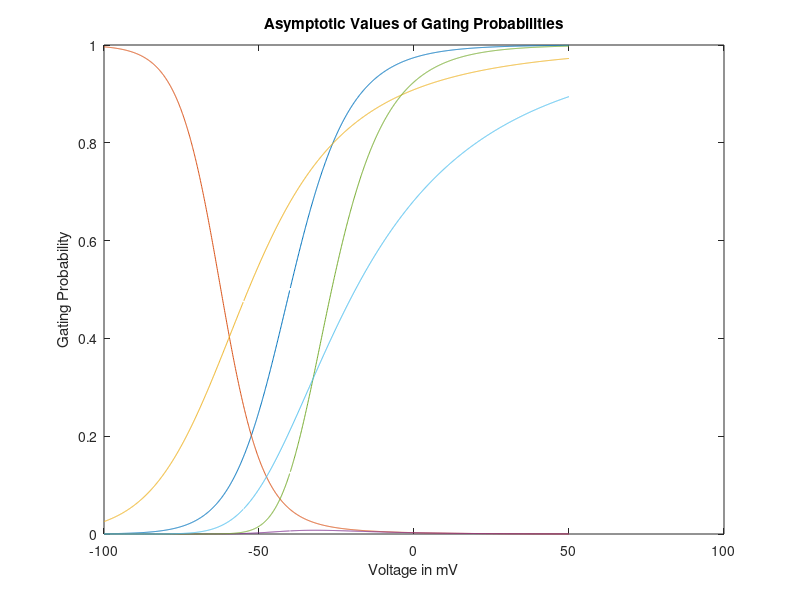

Here is the MATLAB script that generated this plot: (Note: this script raises an error after producing the figure.)
%%--------------- Gating Probabilities  ----------------
% The equations below are from the Hodgkin-Huxley model (note that the paramaters
% are such that the units for membrane voltage are millivolts (mV)).

v=[-100:.1:50]';                            % make a column vector for v=v_mem
a_m  = -0.1*(40+v)./(exp(-(40+v)/10)-1);    % a & b are intermediate variables
b_m  = 4*exp(-(v+65)/18);
m_inf = a_m./(a_m+b_m);  % m_inf = "m-infinity" = the asymptotic value of m

m_inf_3 = m_inf.^3

a_h  = 0.07*exp(-(v+65)/20);
b_h  = 1./(exp(-(35+v)/10)+1);
h_inf = a_h./(a_h+b_h);% h_inf = "h-infinity" = the asymptotic value of h

m3_h_inf = (m_inf.^3).*h_inf;

a_n  = -0.01*(55+v)./(exp(-(55+v)/10)-1);
b_n  = 0.125*exp(-(v+65)/80);
n_inf = a_n./(a_n+b_n);% n_inf = "n-infinity" = the asymptotic value of n

n_inf_4 = n_inf.^4;


figure; plot(v,[m_inf,h_inf,n_inf, m3_h_inf, m_inf_3, n_inf_4])

title('Asymptotic Values of Gating Probabilities');
xlabel('Voltage in mV')
ylabel('Gating Probability')



%%--------------- What Happens in the Action Potential  ----------------

[t,y] = RunHH(20,100,0.1);

[v,m,h,n,I] = deal(y(:,1),y(:,2),y(:,3),y(:,4),y(:,5));

figure;
hold on;
plot(t,v); ylabel('Membrane Voltage in mV');
title('What happens in Action Potentials');
xlabel('time in ms')

[t,y] = RunHH(20,36,0.1);

[v,m,h,n,I] = deal(y(:,1),y(:,2),y(:,3),y(:,4),y(:,5));
plot(t,v,'r');

hold off;
